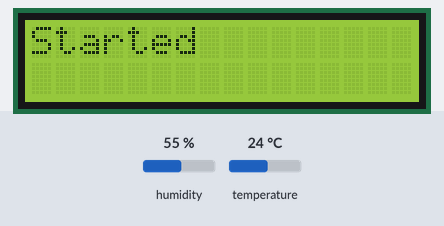
Recording of a sketch running on a simulated Arduino Uno, built with avr-gcc and run on an emulated ATmega328P. Parts: 16×2 character LCD. The test bench sets the inputs (shaded band); at power-on: humidity 55 %, temperature 24 °C.

Above: at 0.1 s.
At 1.3 s:
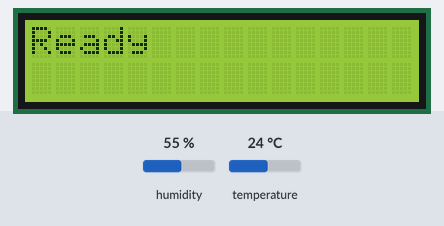
At 6.8 s:
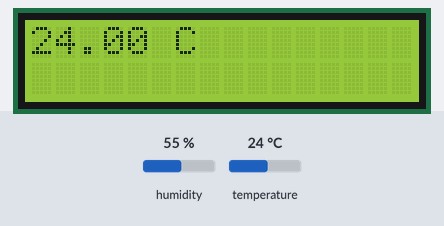
At 10.2 s:
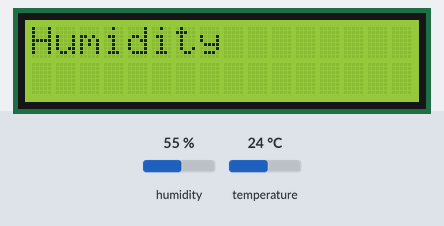
At 24.7 s:
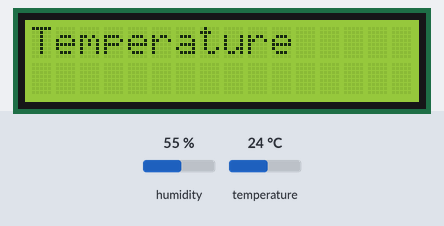
At 36.0 s:
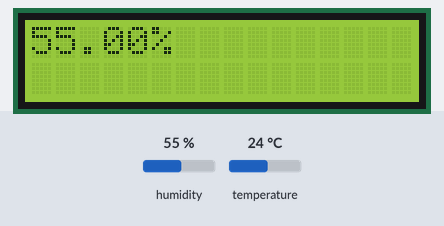

Measured:
- what the display in image 1 shows lasts 1.5 s, from 1.3 s to 2.8 s
- what the display in image 2 shows lasts 3.0 s, from 6.8 s to 9.8 s
- what the display in image 3 shows lasts 4.0 s, from 10.1 s to 14.1 s

The sketch:

main.ino
```cpp
#include <LiquidCrystal.h>
#include <DHT.h>

//Declaration
const int senzor_pin = 8;
const int RS = 11, EN = 12, D4 = 2, D5 = 3, D6 = 4, D7 = 5;
LiquidCrystal lcd(RS, EN, D4, D5, D6, D7);

DHT dht11 (senzor_pin, DHT11);

float temp  = 0;
float vlaznost = 0;

//Setup
void setup() {
  lcd.begin(16, 2);
  lcd.print("Started ");
  delay(1200);
  lcd.clear();
  lcd.setCursor(0,0);
  dht11.begin();

}

//Main parts
void loop() {

  lcd.print("Ready");
  temp = dht11.readTemperature();
  vlaznost = dht11.readHumidity();
  delay(1500);
  lcd.clear();

  lcd.print("Temperature ");
  delay(4000);
  lcd.clear();
  lcd.print(temp);
  lcd.print(" C");
  delay(3000);
  lcd.clear();
  delay(300);

  lcd.print("Humidity ");
  delay(4000);
  lcd.clear();
  lcd.print(vlaznost);
  lcd.print("%");
  delay(5000);
  lcd.clear();

  delay(4000);
}
```
